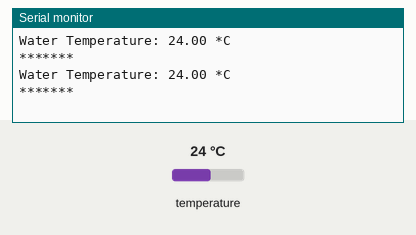
The sketch below on a simulated Arduino Uno, built with avr-gcc and run on an emulated ATmega328P. On the bench: the last lines printed to the serial monitor. The test bench sets the inputs (shaded band); at power-on: temperature 24 °C.

Above: at 6.3 s.
6.4 s: temperature set to 12 °C
At 9.1 s:
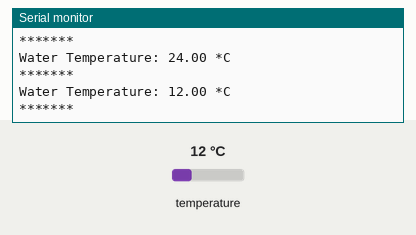
10.5 s: temperature set to 19 °C
At 12.3 s:
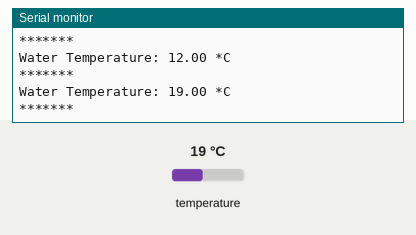
Timing chart, 0 to 13.8 s (numbered marks = the images above; inputs shaded):
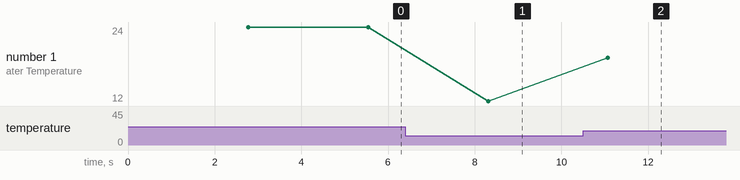

The sketch:

water_temp.ino
```cpp
#include <OneWire.h>
#include <DallasTemperature.h>

#define ONE_WIRE_BUS 2

OneWire oneWire(ONE_WIRE_BUS);

DallasTemperature sensors(&oneWire);

 float Celcius=0;
 float Fahrenheit=0;


// define reading function
int temperature(float *tempptr) {

  // read temperature as Celsius
  sensors.requestTemperatures();
  *tempptr = sensors.getTempCByIndex(0);


  if (isnan(*tempptr) || (*tempptr == -127)) {
    return 0;
  }
  else {
    return 1;
  }

}


void setup(void)
{

  Serial.begin(9600);
  sensors.begin();
}

void loop(void) {
  // wait a few seconds between measurements
  delay(2000);

  float temp, humid;

  // read temperature and humidity and give error if not successful
  if (!temperature(&temp)) {
  Serial.println("Failed to read from water_temperature sensor");
  } else {
    Serial.print("Water Temperature: ");
    Serial.print(temp);
    Serial.println(" *C\t");
    Serial.println("*******");
  }

}
```

Measured:
- after the input at 6.4 s, the serial monitor: prints a new line after 1.9 s (image 1)
- after the input at 10.5 s, the serial monitor: prints a new line after 0.57 s (image 2)
- plotted number 1: 24 → 12 after the input at 6.4 s, 12 → 19 after the input at 10.5 s
